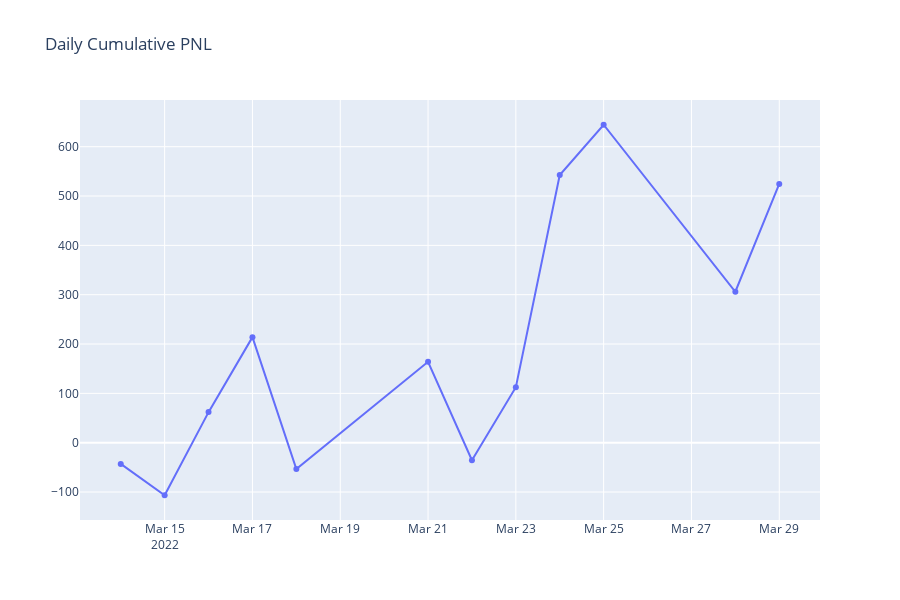

Notebook source saved alongside this figure:
### Code cell
import plotly.graph_objects as go

fig = go.Figure(go.Scatter(x=dailypnl.index, y= dailypnl.cumsum()))
fig.update_layout(title = "Daily Cumulative PNL", height=600)

### Figure 1 — Plotly figure (JSON) as saved in the notebook; plotly's stock layout.template omitted (floating-point values rounded to 4 significant figures)
{"data": [{"type": "scatter", "x": ["2022-03-14", "2022-03-15", "2022-03-16", "2022-03-17", "2022-03-18", "2022-03-21", "2022-03-22", "2022-03-23", "2022-03-24", "2022-03-25", "2022-03-28", "2022-03-29"], "y": [-43, -106.5, 62, 214, -53.5, 164, -35.5, 112.5, 542.5, 644.5, 306, 524.5]}], "layout": {"height": 600, "title": {"text": "Daily Cumulative PNL"}}}
